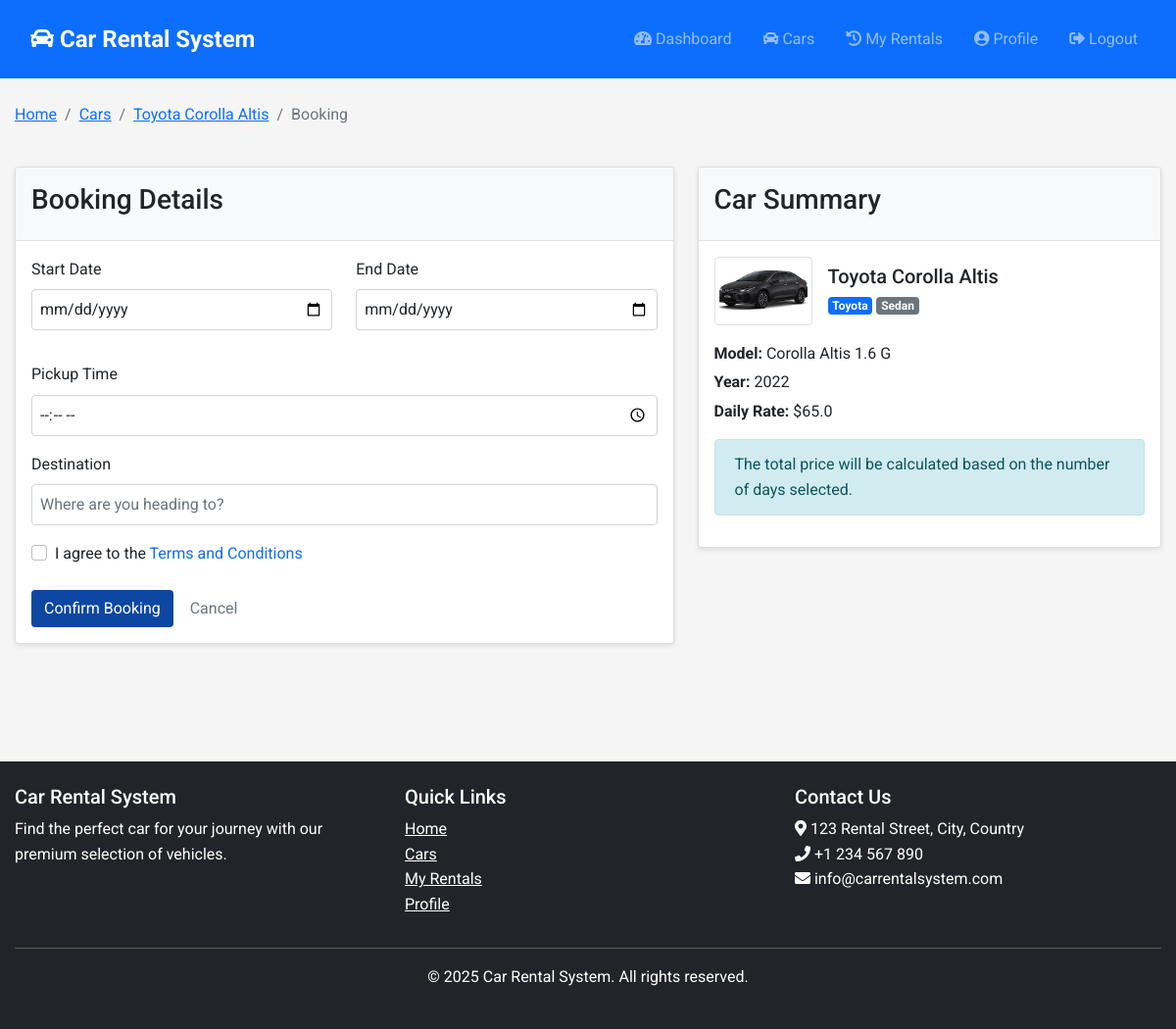
Screenshot of /book/1 (signed in) with the database file from the repository.
### app.py (models this page shows)
class Car(db.Model):
    id = db.Column(db.Integer, primary_key=True)
    name = db.Column(db.String(100), nullable=False)
    brand = db.Column(db.String(50), nullable=False)
    model = db.Column(db.String(50), nullable=False)
    year = db.Column(db.Integer)
    car_type = db.Column(db.String(50))
    image = db.Column(db.String(100), default='default_car.jpg')
    daily_price = db.Column(db.Float, nullable=False)
    status = db.Column(db.String(20), default='available')
    rentals = db.relationship('Rental', backref='car', lazy=True)
    maintenance = db.relationship('Maintenance', backref='car', lazy=True)

### app.py (the view, shortened to what this page needs)
@app.route('/book/<int:car_id>', methods=['GET', 'POST'])
def book_car(car_id):
    if 'user_id' not in session:
        return redirect(url_for('login'))
    car = Car.query.get_or_404(car_id)
    if car.status != 'available':
        flash('This car is not available for booking.', 'danger')
        return redirect(url_for('cars'))
    return render_template('booking.html', car=car)

### app.py (called while the page is built)
@app.context_processor
def utility_processor():
    current_year = datetime.now().year
    now = datetime.now()
    return dict(current_year=current_year, now=now)

@app.context_processor
def admin_utility_processor():
    return dict(is_admin=is_admin)

### templates/booking.html (shortened to what this page needs)
{% extends 'base.html' %}
{% block content %}
<div class="booking-container">
    <div class="row mb-4">
        <div class="col-12">
            <nav aria-label="breadcrumb">
                <ol class="breadcrumb">
                    <li class="breadcrumb-item"><a href="{{ url_for('index') }}">Home</a></li>
                    <li class="breadcrumb-item"><a href="{{ url_for('cars') }}">Cars</a></li>
                    <li class="breadcrumb-item"><a href="{{ url_for('car_details', car_id=car.id) }}">{{ car.name }}</a></li>
                    <li class="breadcrumb-item active" aria-current="page">Booking</li>
                </ol>
            </nav>
        </div>
    </div>
    <div class="row">
        <div class="col-md-7 mb-4">
            <div class="card">
                <div class="card-header">
                    <h3>Booking Details</h3>
                </div>
                <div class="card-body">
                    <form method="POST" action="{{ url_for('book_car', car_id=car.id) }}">
                        <div class="row mb-3">
                            <div class="col-md-6">
                                <div class="form-group">
                                    <label for="start_date" class="form-label">Start Date</label>
                                    <input type="date" id="start_date" name="start_date" class="form-control" required>
                                </div>
                            </div>
                            <div class="col-md-6">
                                <div class="form-group">
                                    <label for="end_date" class="form-label">End Date</label>
                                    <input type="date" id="end_date" name="end_date" class="form-control" required>
                                </div>
                            </div>
                        </div>
                        <div class="form-group mb-3">
                            <label for="time_depart" class="form-label">Pickup Time</label>
                            <input type="time" id="time_depart" name="time_depart" class="form-control" required>
                        </div>
                        <div class="form-group mb-3">
                            <label for="destination" class="form-label">Destination</label>
                            <input type="text" id="destination" name="destination" class="form-control" placeholder="Where are you heading to?">
                        </div>
                        <div class="form-group mb-4">
                            <div class="form-check">
                                <input class="form-check-input" type="checkbox" id="terms" required>
                                <label class="form-check-label" for="terms">
                                    I agree to the <a href="#" class="text-decoration-none">Terms and Conditions</a>
                                </label>
                            </div>
                        </div>
                        <div class="booking-actions">
                            <button type="submit" class="btn btn-primary">Confirm Booking</button>
                            <a href="{{ url_for('car_details', car_id=car.id) }}" class="btn btn-outline-secondary">Cancel</a>
                        </div>
                    </form>
                </div>
            </div>
        </div>
        <div class="col-md-5">
            <div class="card mb-4">
                <div class="card-header">
                    <h3>Car Summary</h3>
                </div>
                <div class="card-body">
                    <div class="d-flex align-items-center mb-3">
                        <img src="{{ url_for('static', filename='images/' + car.image) }}" alt="{{ car.name }}" class="img-thumbnail me-3" style="width: 100px; height: 70px; object-fit: cover;">
                        <div>
                            <h5 class="mb-1">{{ car.name }}</h5>
                            <span class="badge bg-primary">{{ car.brand }}</span>
                            <span class="badge bg-secondary">{{ car.car_type }}</span>
                        </div>
                    </div>
                    <div class="car-info mb-3">
                        <p class="mb-1"><strong>Model:</strong> {{ car.model }}</p>
                        <p class="mb-1"><strong>Year:</strong> {{ car.year }}</p>
                        <p class="mb-0"><strong>Daily Rate:</strong> ${{ car.daily_price }}</p>
                    </div>
                    <div class="alert alert-info">
                        <p class="mb-0">The total price will be calculated based on the number of days selected.</p>
                    </div>
                </div>
            </div>
        </div>
    </div>
</div>
{% endblock %}

### static/css/style.css (style rules this page uses)
:root { --primary-color: #0d47a1; --secondary-color: #1565c0; --accent-color: #003c8f; --success-color: #28a745; --danger-color: #dc3545; --warning-color: #ffc107; --light-color: #f8f9fa; --dark-color: #343a40; --gray-color: #6c757d; }
body { font-family: 'Roboto', Arial, sans-serif; line-height: 1.6; background-color: #f5f5f5; margin: 0; padding: 0; }
.form-group { margin-bottom: 1rem; }
.form-control { width: 100%; padding: 0.5rem; border: 1px solid #ced4da; border-radius: 0.25rem; font-size: 1rem; }
.form-label { margin-bottom: 0.5rem; display: block; }
.btn { display: inline-block; font-weight: 400; text-align: center; white-space: nowrap; vertical-align: middle; user-select: none; border: 1px solid transparent; padding: 0.375rem 0.75rem; font-size: 1rem; line-height: 1.5; border-radius: 0.25rem; cursor: pointer; transition: background-color 0.15s ease-in-out; }
.btn-primary { background-color: var(--primary-color); color: white; }
.card { background-color: white; border-radius: 0.25rem; box-shadow: 0 2px 5px rgba(0, 0, 0, 0.1); margin-bottom: 1.5rem; }
.card-header { padding: 1rem; border-bottom: 1px solid #dee2e6; background-color: #f8f9fa; font-weight: bold; }
.card-body { padding: 1rem; }
.alert { padding: 0.75rem 1.25rem; margin-bottom: 1rem; border: 1px solid transparent; border-radius: 0.25rem; }
.alert-info { color: #0c5460; background-color: #d1ecf1; border-color: #bee5eb; }
.badge { display: inline-block; padding: 0.25em 0.4em; font-size: 75%; font-weight: 700; line-height: 1; text-align: center; white-space: nowrap; vertical-align: baseline; border-radius: 0.25rem; }
.mb-1 { margin-bottom: 0.25rem; }
.mb-3 { margin-bottom: 1rem; }
.mb-4 { margin-bottom: 1.5rem; }
.bg-primary { background-color: var(--primary-color); }
.bg-secondary { background-color: var(--secondary-color); }
.d-flex { display: flex; }
.align-items-center { align-items: center; }

### rows the page displays
Car: name "Toyota Corolla Altis", image (picture), brand "Toyota", car_type "Sedan", model "Corolla Altis 1.6 G", year "2022", daily_price "65.0"
